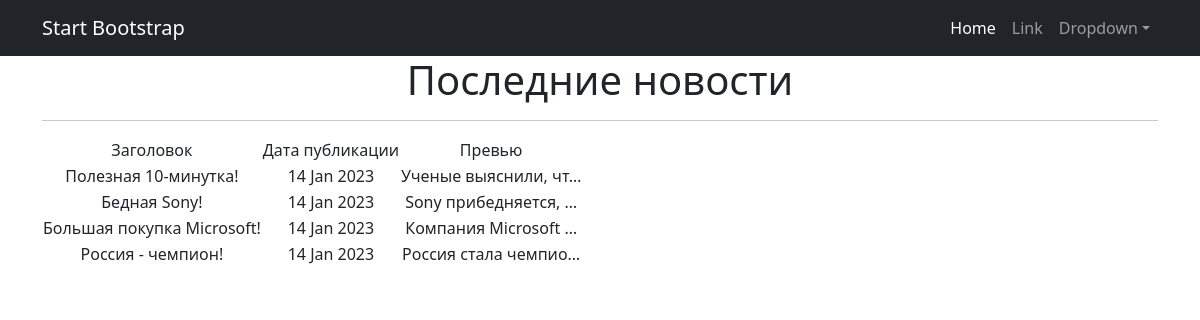
Page /news/ on the committed database.
### news/models.py (models this page shows, shortened)
class Post(models.Model):
    heading = models.CharField(max_length=100)
    text = models.CharField(max_length=1000)
    author = models.ForeignKey(Author, on_delete=models.CASCADE)
    type = models.CharField(max_length=2,
                            choices=TYPES)
    create_time = models.DateTimeField(auto_now_add=True)
    rating = models.IntegerField(default=0)
    category = models.ManyToManyField(Category, through='PostCategory')

### news/views.py (the view)
# urls.py: path('', PostsList.as_view()),
class PostsList(ListView):
    model = Post
    ordering = '-create_time'
    template_name = 'posts.html'
    context_object_name = 'posts'

### templates/posts.html (shortened to what this page needs)
{% extends 'flatpages/default.html' %}
{% block content %}
   <h1>Последние новости</h1>
   <hr>
       <table>
           <tr>
               <td>Заголовок</td>
               <td>Дата публикации</td>
               <td>Превью</td>
           </tr>
           {% for post in posts %}
           <tr>
               <td>{{ post.heading }}</td>
               <td>{{ post.create_time|date:'d M Y' }}</td>
               <td>{{ post.text|truncatechars:20 }}</td>
           </tr>
           {% endfor %}
       </table>
{% endblock content %}

### templates/flatpages/default.html (shortened to what this page needs)
<!DOCTYPE html>
<html lang="en">
    <head>
        {% load static %}
        <link href="{% static 'css/styles.css' %}" rel="stylesheet" />
    </head>
    <body>
        <nav class="navbar navbar-expand-lg navbar-dark bg-dark">
            <div class="container">
                <a class="navbar-brand" href="#">Start Bootstrap</a>
                <div class="collapse navbar-collapse" id="navbarSupportedContent">
                    <ul class="navbar-nav ms-auto mb-2 mb-lg-0">
                        <li class="nav-item"><a class="nav-link active" aria-current="page" href="#">Home</a></li>
                        <li class="nav-item"><a class="nav-link" href="#">Link</a></li>
                        <li class="nav-item dropdown">
                            <a class="nav-link dropdown-toggle" id="navbarDropdown" href="#" role="button" data-bs-toggle="dropdown" aria-expanded="false">Dropdown</a>
                        </li>
                    </ul>
                </div>
            </div>
        </nav>
        <div class="container">
   <div class="row">
       <div class="col-lg-12 text-center">
           {% block content %}{% endblock content %}
       </div>
   </div>
</div>
    </body>
</html>

### rows in the picture
Post: heading "Полезная 10-минутка!", create_time "14 Jan 2023", text "Ученые выяснили, чт…"
Post: heading "Бедная Sony!", create_time "14 Jan 2023", text "Sony прибедняется, …"
Post: heading "Большая покупка Microsoft!", create_time "14 Jan 2023", text "Компания Microsoft …"
Post: heading "Россия - чемпион!", create_time "14 Jan 2023", text "Россия стала чемпио…"
